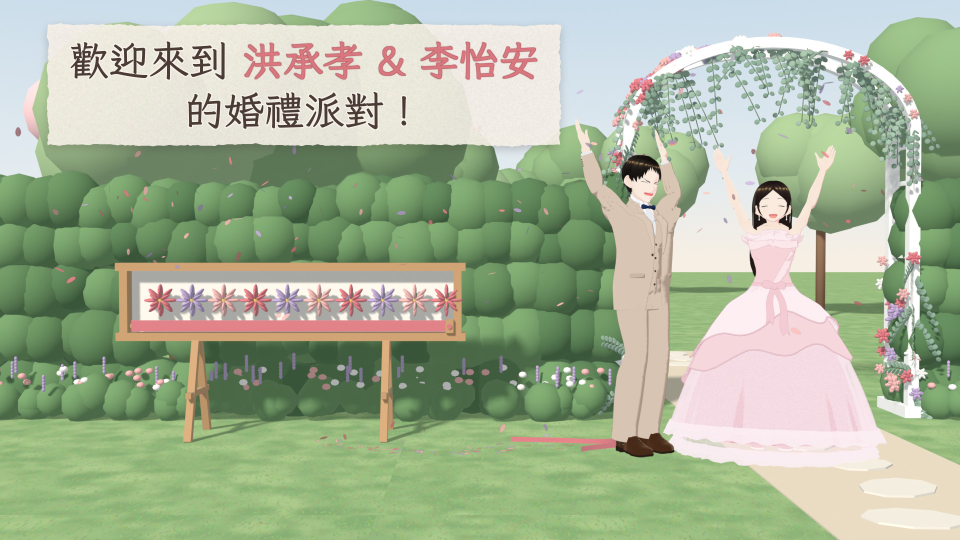
#> input picture .claude/docs/data/blender/productions/opening-v12/videos/opening-v12.jpg, 1920 x 1080 px (shown at 1/2 size)
$ python -i compose.py   (imports and definitions only)
#> lines starting #> are read from the running program, lines starting #| are printed output that depends on the picture
# -*- coding: utf-8 -*-
"""
開場影片 V12「押花情書・紙質手寫風」合成器
3D 影格（D:\\render-work\\opening-v12\\shots）＋ 2D 手寫字幕／大標／手繪元素 ＋ 轉場 → 成品 mp4（無聲）。

依據（衝突時上面優先）：
  1. .claude/docs/storyboard/opening-v12-production.md
  2. productions/opening-v12/compose-handoff.md（影格、72 秒時間軸、分層、track.json、每幕 2D 元素）
  3. .claude/docs/storyboard/wedding-becarefulinfo-show-plan-2.md 版本 12（字幕原文）

用法（系統 Python 3，需要 Pillow＋numpy；不用 Blender）：
  python compose.py prep                       量測快取：③ 進度條推進、⑦ 黑板位置（其他指令缺快取時會自動跑）
  python compose.py check                      列出每段字的墨跡外框、是否在安全框內、字級
  python compose.py still 3.0 17.6 …           成品時間點 → <WORK>/stills/t017.60.png
  python compose.py sheet out.png 3.0 17.6 …   多個時間點拼成一張縮圖表（檢查用）
  python compose.py video [--start S] [--end E] [--out 路徑] [--crf 18] [--jobs N]
  python compose.py web                        成品 → 1280×720 網頁版（目標 ≤ 15 MB）
  python compose.py cover 21.6                 封面 jpg（1920×1080，取成品時間點）

工作目錄 <WORK>＝D:\\render-work\\opening-v12\\compose（字型 fonts/、量測快取 cache/、抽格 stills/）。
字型：霞鶩文楷 LXGW WenKai TC Bold、Pinyon Script（OFL），放 <WORK>/fonts，不裝進系統。
"""
import argparse
import functools
import json
import math
import os
import subprocess
import sys
from multiprocessing import Pool

import numpy as np
from PIL import Image, ImageDraw, ImageFilter, ImageFont

# [5 lines not run here, left out]

# ════════════════════════════════════════════════════════════════════════
# 路徑與規格
# ════════════════════════════════════════════════════════════════════════
W, H, FPS = 1920, 1080, 30
DUR = 72.0
NF = int(round(DUR * FPS))                    # 2160 格
HERE = os.path.dirname(os.path.abspath(__file__))
PROD = os.path.dirname(HERE)                  # productions/opening-v12
SHOTS = os.environ.get("V12_SHOTS", r"D:\render-work\opening-v12\shots")
WORK = os.environ.get("V12_WORK", r"D:\render-work\opening-v12\compose")
FONT_DIR = os.path.join(WORK, "fonts")
CACHE = os.path.join(WORK, "cache")
OUT = os.path.join(PROD, "videos", "opening-v12.mp4")
OUT_WEB = os.path.join(PROD, "videos", "opening-v12-web.mp4")
OUT_COVER = os.path.join(PROD, "videos", "opening-v12.jpg")

# 配色（plan-2 版本 12）
INK = (0x4A, 0x3B, 0x35)        # 墨褐：字色
ROSE = (0xD9, 0x77, 0x7F)       # 乾燥玫瑰：名字
ROSE_EDGE = (0xB2, 0x5B, 0x65)  # 玫瑰字的 1px 深色邊（棉紙底上對比不足時補強字緣）
HALO = (0xFB, 0xF7, 0xF0)       # 墨褐字的 2px 描邊（棉紙白）
PAPER = (0xF8, 0xF2, 0xE9)      # 信紙條
LAV = (0xB8, 0xA1, 0xC9)        # 薰衣草紫：徽章
LAV_EDGE = (0x8C, 0x75, 0xA1)
SHADOW = (0x3C, 0x2E, 0x28)

# 字級（長輩規則：主句 ≥ 72、大標 ≥ 140、標籤 72）
MAIN = 84
BIG = 140
LABEL = 72
PEN = 0.07          # 鋼筆逐字：每字秒數
REVEAL = 0.16       # 單字從開始寫到寫完（與下一字重疊，看起來是連續的筆跡）
FADE_OUT = 0.25     # 字幕在訖點前 0.25 秒淡出，訖點時完全消失
SAFE = (96, 54, 1824, 1026)


def clamp(x, a=0.0, b=1.0):
    return a if x < a else b if x > b else x


def smooth(x):
    x = clamp(x)
    return x * x * (3 - 2 * x)


def ease_out(x, p=3):
    x = clamp(x)
    return 1 - (1 - x) ** p


def ease_in(x, p=3):
    x = clamp(x)
    return x ** p


def back_out(x, s=1.7):
    x = clamp(x) - 1
    return 1 + x * x * ((s + 1) * x + s)


def lerp(a, b, w):
    return a + (b - a) * w


# ════════════════════════════════════════════════════════════════════════
# 3D 影格
# ════════════════════════════════════════════════════════════════════════
# 序列 → (第 1 格的本幕秒數, 格數)；影格 n ＝ 本幕秒數 t0 + (n−1)/30（compose-handoff §2）
SEQ = {"01": (0.0, 234), "02a": (0.0, 33), "02": (0.5, 249), "03": (0.0, 264), "04": (0.0, 294),
       "05": (0.0, 294), "06": (0.0, 354), "07": (0.0, 300), "08a": (0.0, 198), "08": (5.8, 108),
       "08c": (8.6, 42)}


# [4 lines left out: function fidx, not called in this run]


@functools.lru_cache(maxsize=8)
def _png(seq, layer, n):
    return Image.open(os.path.join(SHOTS, seq, layer, "%04d.png" % n)).convert("RGBA")


def shot(seq, tl, layer="beauty"):
    return _png(seq, layer, fidx(seq, tl))


# [26 lines left out: functions track, quad, homog, apply_h, not called in this run]


def T(dx, dy):
    return np.array([[1, 0, dx], [0, 1, dy], [0, 0, 1]], float)


def rect(w, h):
    return np.array([[0, 0], [w, 0], [w, h], [0, h]], float)


# ════════════════════════════════════════════════════════════════════════
# 合成小工具
# ════════════════════════════════════════════════════════════════════════
# [75 lines left out: functions mul_alpha, paste, paste_h, supersample, polyline_cut, thick_line, not called in this run]


# ════════════════════════════════════════════════════════════════════════
# 字型與手寫字
# ════════════════════════════════════════════════════════════════════════
FONT_FILES = {"wk": "LXGWWenKaiTC-Bold.ttf", "pinyon": "PinyonScript-Regular.ttf"}


# [14 lines left out: functions font, line_width, not called in this run]


class Text:
    """鋼筆手寫字：逐字斜向擦出、墨水微暈（寫下時暈開再收）、2px 棉紙白描邊。

    lines：每行是 str，或 runs 清單 [(文字, 顏色[, 字型鍵, 字級倍率]), …]（名字換玫瑰色、& 用 Pinyon Script）。
    座標在「目標空間」：畫面像素，或某個局部畫布（再經投影貼到信紙上）。cx＝行中心（align=center）或左緣，
    base＝第一行基線，行距＝pitch × size。t0 起寫、每字 speed 秒；t1 前 fade_out 秒淡出。
    """
    F = 0.45  # 擦出邊緣羽化

    # [133 lines left out: functions __init__, ink_box, _compose, alpha, render, draw and 1 more, not called in this run]


# ════════════════════════════════════════════════════════════════════════
# 2D 手繪元素
# ════════════════════════════════════════════════════════════════════════
class Strip:
    """半透明信紙條（花園幕的字幕底）：毛邊、紙纖維、柔和投影；淡入時往下滑 12px。"""

    # [47 lines left out: functions __init__, draw, not called in this run]


class Counter:
    """③ 大標的百分比：跟著 3D 進度條數上去（量測值），2.2s 停在 99%（顫動），2.64s 跳 100%（彈一下、轉玫瑰色）。"""

    # [33 lines left out: functions __init__, value, draw, not called in this run]


class Brackets:
    """⑤ 觀景窗括線：畫面四角手繪的 L 形括線（墨褐＋棉紙白暈邊），t0 起 0.4 秒畫出。"""

    # [36 lines left out: functions __init__, _corner, draw, not called in this run]


class CutOut:
    """⑤ 手繪剪紙人形：從右側滑入擋住鏡頭，鋼筆在它身上畫 ✕，再滑出（6.3～7.8s）。"""

    # [134 lines left out: functions __init__, _pen, draw, paste_local, not called in this run]


class HeartLine:
    """④ 兩張照片之間的手繪愛心虛線：虛線從兩張照片邊緣往中間畫（0.45s），中間一顆愛心彈出。
    座標在參考格（④ 第 175 格）的畫面空間，逐格用 groom_photo 的投影對到目前畫面（跟著鏡頭慢推）。"""

    # [55 lines left out: functions __init__, _half, draw, not called in this run]


class Badge:
    """⑦【標籤】溫馨提醒：薰衣草紫膠囊＋警示三角，72px。黏在黑板上方（跟著鏡頭推近一起放大），4.3s 彈出。"""

    # [113 lines left out: functions __init__, draw, measure_progress, measure_board, measures, board_at, not called in this run]


# ════════════════════════════════════════════════════════════════════════
# 各幕的 2D 元素（每個工作行程第一次用到時建一次）
# ════════════════════════════════════════════════════════════════════════
# ① 信紙局部畫布：letter_text_area 在第 60 格（已攤平）的邊長
S1_REF = 60
# ④ 參考格（5.8s）：說明字、愛心虛線用 groom_photo 的投影跟著鏡頭
S4_REF = 175
# ⑥ 明信片右半的橫線（track 的 postcard_right_half 位置有偏差，改用第 229 格實測的第 2 條橫線，
#   再用 postcard_right_half 的逐格投影跟著鏡頭）
S6_REF = 229
S6_LINE = ((1484.0, 362.6), (1748.0, 348.9))

E = {}


# [112 lines left out: functions build, scaled, blend, not called in this run]


# ② 前段桌面 → 花園的幕內溶接：02a 從 0.867s 起小畫已滿版且不再動，構圖與 02 的 100% 完全對齊
#   （handoff 建議 0.55～0.95s、02 由 107% 縮回 100%；實測那樣會讓拱門錯位成兩個，改成對齊的直接溶接）
S2_DA, S2_DB = 0.85, 1.06
# ⑧ 前段桌面 → 花園：08a 6.5s 小畫滿版，但取景比 08 開頭近（拱門寬 38% vs 25%），
#   溶接時把小畫繼續放大 1.0→1.3（鏡頭穿過小畫），花園照原樣淡入；花園 → 結尾桌面
S8_DA, S8_DB = 6.40, 6.62
S8_ZOOM = 1.30
S8_CA, S8_CB = 6.4, 6.9      # 角色淡入（set → beauty）
S8_EA, S8_EB = 8.8, 9.0


# [108 lines left out: functions scene1, scene2, scene3, scene4, scene5, scene6 and 3 more, not called in this run]


# 幕：(起點, 長度, 函式)
SCENES = [(0, 7, scene1), (7, 8, scene2), (15, 8, scene3), (23, 9, scene4), (32, 9, scene5),
          (41, 11, scene6), (52, 10, scene7), (62, 10, scene8)]
# 幕與幕之間（寫在前一幕）：推移 ← 0.8s、溶接 0.8s、黑場 0.5+0.8s
TRANS = {7: ("push", 0.8), 15: ("dissolve", 0.8), 23: ("dissolve", 0.8), 32: ("push", 0.8),
         41: ("push", 0.8), 52: ("push", 0.8), 62: ("black", 0.5, 0.8)}
END_FADE = (71.3, DUR - 1.0 / FPS)   # ⑧ 9.3s 起淡出，最後一格全黑


def scene_img(k, t):
    st, du, fn = SCENES[k]
    return fn(t - st)


def frame(t):
    """成品時間 t（秒）→ RGB 圖。"""
    k = max(i for i, s in enumerate(SCENES) if s[0] <= t + 1e-9)
    st, du, _ = SCENES[k]
    img = None
    for B, tr in TRANS.items():
        if tr[0] in ("push", "dissolve") and B - tr[1] / 2 <= t < B + tr[1] / 2:
            ka = [i for i, s in enumerate(SCENES) if s[0] + s[1] == B][0]
            a, b = scene_img(ka, t), scene_img(ka + 1, t)
            p = smooth((t - (B - tr[1] / 2)) / tr[1])
            if tr[0] == "dissolve":
                img = Image.blend(a, b, p)
            else:                                      # 推移 ←：本幕往左推出、下一幕從右推入
                off = int(round(p * W))
                img = Image.new("RGBA", (W, H))
                if off < W:
                    img.paste(a.crop((off, 0, W, H)), (0, 0))
                if off > 0:
                    img.paste(b.crop((0, 0, off, H)), (W - off, 0))
            break
    if img is None:
        img = scene_img(k, t)
    mul = 1.0
    bo, bi = TRANS[62][1], TRANS[62][2]
    if 62 - bo <= t < 62:
        mul = (62 - t) / bo                           # 黑場：⑦ 最後 0.5s 線性到黑
    elif 62 <= t < 62 + bi:
        mul = smooth((t - 62) / bi)                   # ⑧ 前 0.8s smoothstep 從黑淡入
    if t >= END_FADE[0]:
        mul *= clamp((END_FADE[1] - t) / (END_FADE[1] - END_FADE[0]))
    img = img.convert("RGB")
    if mul < 0.999:
        img = Image.eval(img, lambda v: int(v * mul + 0.5)) if mul > 0 else Image.new("RGB", (W, H))
    return img


def render_index(i):
    return frame(i / FPS).tobytes()


# ════════════════════════════════════════════════════════════════════════
# 檢查：字幕框是否在安全框內
# ════════════════════════════════════════════════════════════════════════
# [35 lines left out: function check_layout, not called in this run]


# ════════════════════════════════════════════════════════════════════════
# 指令
# ════════════════════════════════════════════════════════════════════════
# ffmpeg 8 由 rgb24 轉出的影格沒帶 primaries／transfer，-color_primaries 等選項會被蓋成 unknown；
# 用 h264_metadata 直接把 BT.709 寫進 SPS（不重新編碼）
BT709_BSF = "h264_metadata=colour_primaries=1:transfer_characteristics=1:matrix_coefficients=1:video_full_range_flag=0"


# [7 lines left out: function ffmpeg_cmd, not called in this run]


def _init():
    build()


# [72 lines left out: function main, not called in this run]


# [2 lines not run here, left out]

>>> import cv2
>>> picture = cv2.imread('../videos/opening-v12.jpg', cv2.IMREAD_GRAYSCALE)
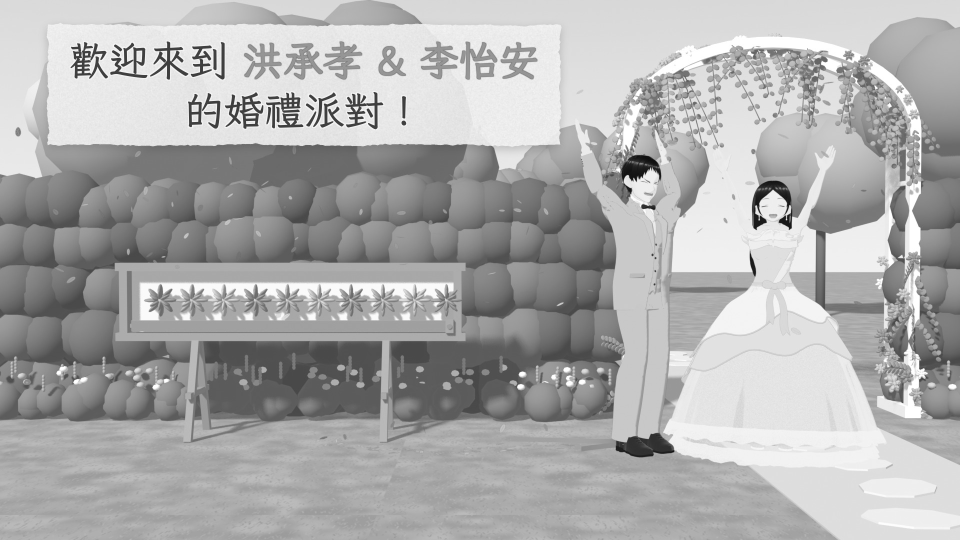
#> picture: shape (1080, 1920) (shown at 1/2 size); min 10, max 255, mean 172.5
#> (the run stopped early here; a loop or call above may not have finished)
